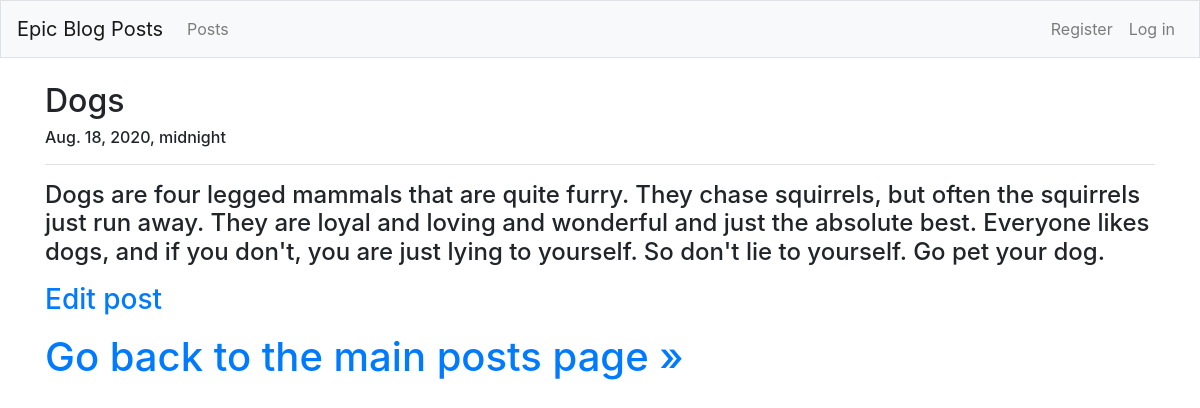
Screenshot of /blog_posts/1/ with the database file from the repository.
### brian_blog_posts/models.py (models this page shows, shortened)
class BlogPost(models.Model):
	post_title = models.CharField(max_length=200)
	text = models.TextField()
	date_added = models.DateTimeField(auto_now_add=True)
	owner = models.ForeignKey(User, on_delete=models.CASCADE)

### brian_blog_posts/views.py (the view)
# urls.py: path('blog_posts/<int:blog_post_id>/', views.blog_post, name='blog_post'),
def blog_post(request, blog_post_id):
	blog_post = BlogPost.objects.get(id=blog_post_id)
	context = {'blog_post': blog_post}
	return render(request, 'brian_blog_posts/blog_post.html', context)

### brian_blog_posts/templates/brian_blog_posts/blog_post.html
{% extends "brian_blog_posts/base.html" %}
{% load bootstrap4 %}
{% block page_header %}
  <h2>{{ blog_post.post_title }}</h2>
  <h6>{{ blog_post.date_added}}</h6>
{% endblock page_header %}
{% block content %}
  <p><h4>{{ blog_post.text|linebreaks }}</h4></p>
  <p><h3>
    <a href="{% url 'brian_blog_posts:edit_blog_post' blog_post.id %}">Edit post</a>
  </h3></p>
  <h1>
  	<a href="{% url 'brian_blog_posts:blog_posts' %}">Go back to the main posts page &raquo;</a>
  </h1>
{% endblock content %}

### rows the page displays
BlogPost: post_title "Dogs", date_added "Aug. 18, 2020, midnight", text "Dogs are four legged mammals that are quite furry. They chase squirrels, but often the squirrels just run away. They are loyal and loving and wonderful and just the absolute best. Everyone likes dogs, and if you don't, you are just lying to yourself. So don't lie to yourself. Go pet your dog."
